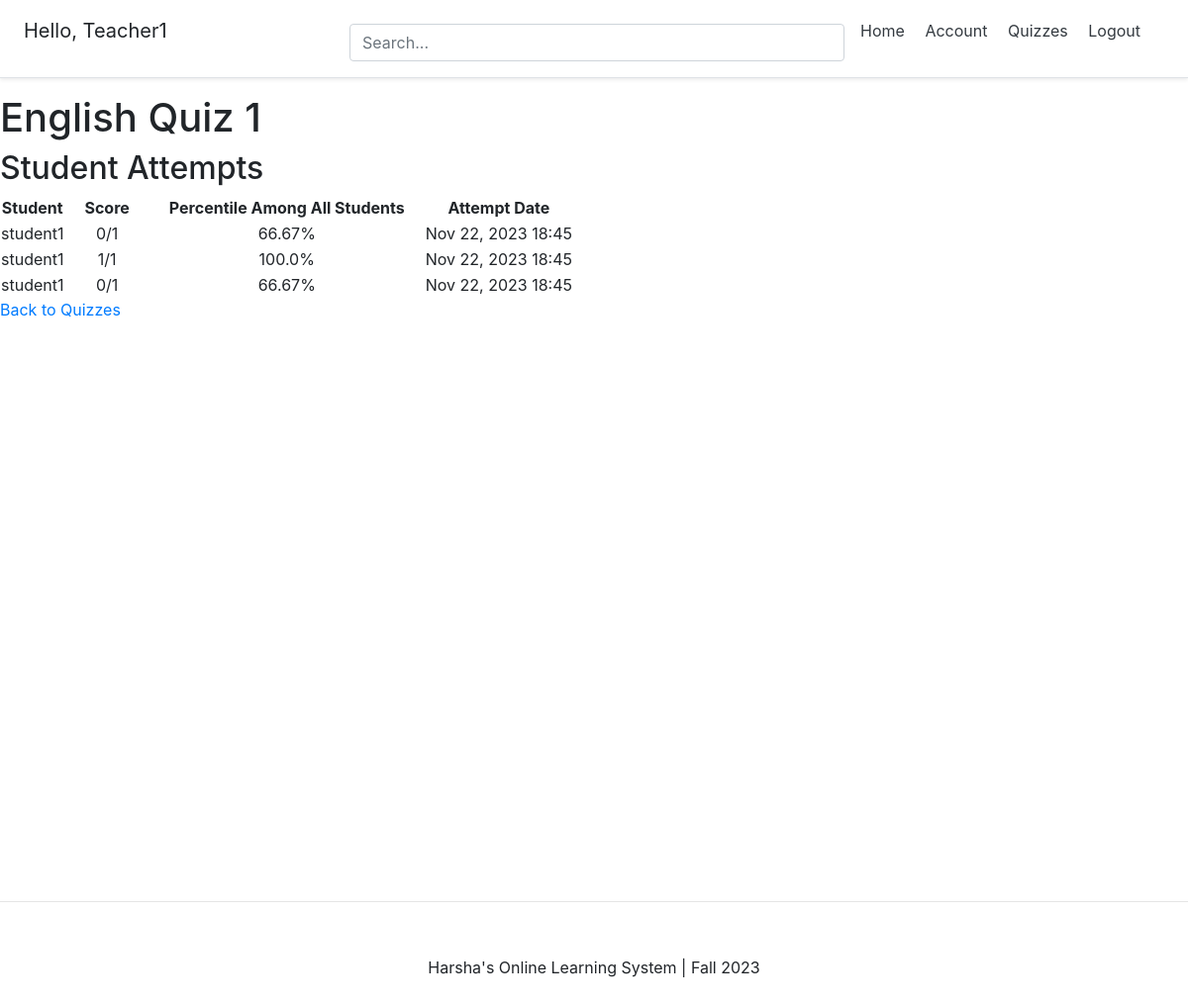
The page /quizzes/detail/English Quiz 1/ (signed in) on the database as committed earlier.
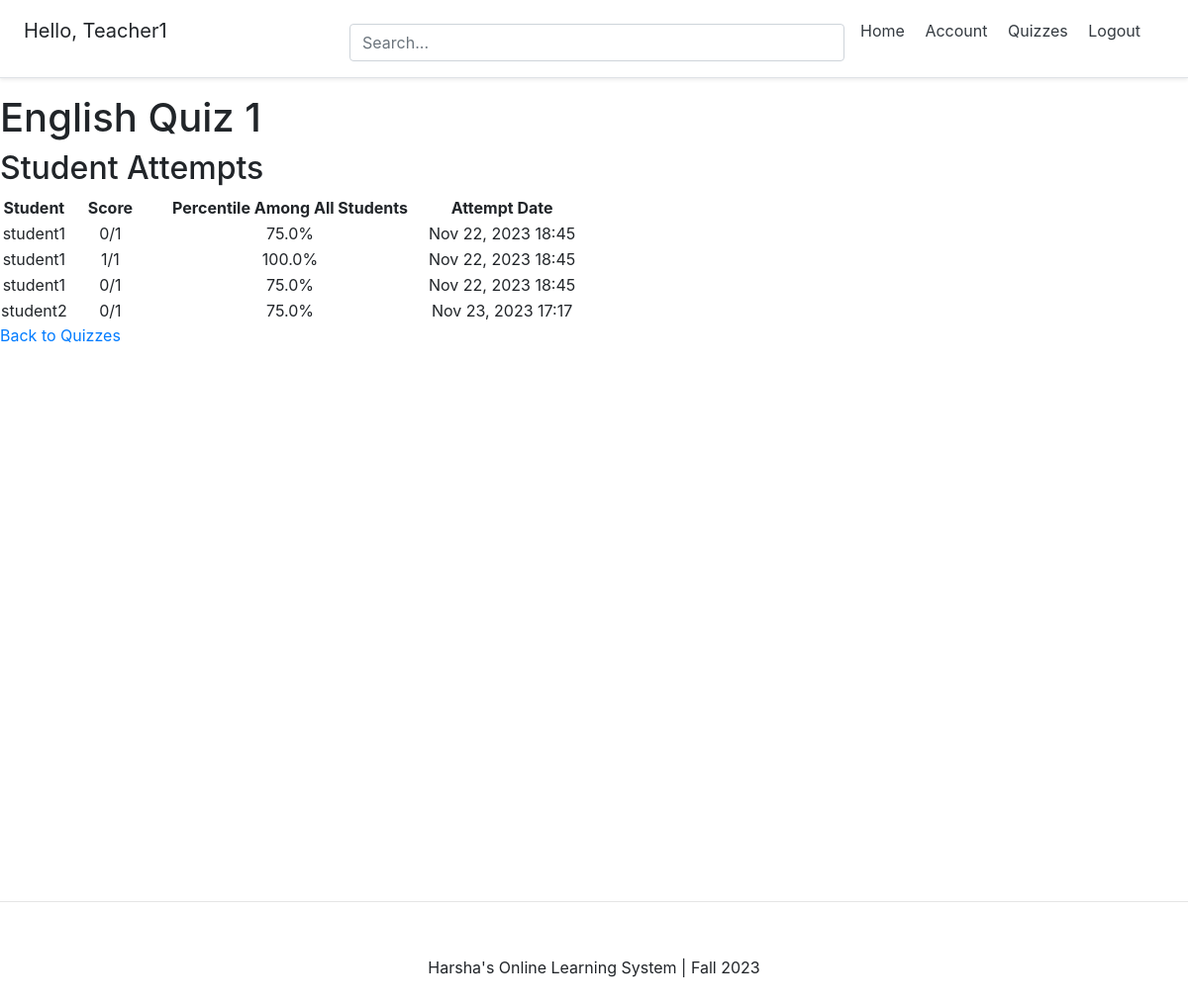
The same page on the database as committed later.
### quizzes/models.py (models this page shows, shortened)
class Attempt(models.Model):
    quiz = models.ForeignKey(Quiz, on_delete=models.CASCADE, related_name='attempts')
    student = models.ForeignKey(settings.AUTH_USER_MODEL, on_delete=models.CASCADE, related_name='quiz_attempts')
    score = models.IntegerField()
    date_attempted = models.DateTimeField(auto_now_add=True)

class Quiz(models.Model):
    title = models.CharField(max_length=255, unique=True)
    created_by = models.ForeignKey(settings.AUTH_USER_MODEL, on_delete=models.CASCADE)
    description = models.TextField(default='No description provided')

### account/models.py (models this page shows, shortened)
class Account(AbstractBaseUser):
	email 					= models.EmailField(verbose_name="email", max_length=60, unique=True)
	username 				= models.CharField(max_length=30, unique=True)
	date_joined				= models.DateTimeField(verbose_name='date joined', auto_now_add=True)
	last_login				= models.DateTimeField(verbose_name='last login', auto_now=True)
	is_admin				= models.BooleanField(default=False)
	is_active				= models.BooleanField(default=True)
	is_staff				= models.BooleanField(default=False)
	is_superuser			= models.BooleanField(default=False)
	is_teacher = models.BooleanField(default=False)
	USERNAME_FIELD = 'email'
	REQUIRED_FIELDS = ['username',]
	objects = MyAccountManager()

### quizzes/views.py (the view, shortened to what this page needs)
# urls.py: path('detail/<str:quiz_title>/', views.quiz_detail, name='quiz_detail'),
@login_required
def quiz_detail(request, quiz_title):
    quiz = get_object_or_404(Quiz, title=quiz_title)
    user_account = Account.objects.get(email=request.user.email)
    def calculate_percentile(attempt):
        all_scores = Attempt.objects.filter(quiz=quiz).order_by('score')
        higher_scores = all_scores.filter(score__gt=attempt.score).count()
        percentile = (1 - higher_scores / all_scores.count()) * 100
        return round(percentile, 2)
    if user_account.is_teacher:
        student_attempts = Attempt.objects.filter(quiz=quiz).select_related('student')
        for attempt in student_attempts:
            attempt.percentile = calculate_percentile(attempt)
        context = {'quiz': quiz, 'student_attempts': student_attempts}
        return render(request, 'quizzes/quiz_detail_teacher.html', context)

### templates/quizzes/quiz_detail_teacher.html (shortened to what this page needs)
{% extends 'base.html' %}
{% block content %}
  <h1>{{ quiz.title }}</h1>
  <h2>Student Attempts</h2>
  <table>
    <tr>
      <th style="text-align: center;">Student</th>
      <th class="padded-cell" style="text-align: center;">Score</th>
      <th class="padded-cell" style="text-align: center;">Percentile Among All Students</th>
      <th style="text-align: center;">Attempt Date</th>
    </tr>
    {% for attempt in student_attempts %}
      <tr>
        <td style="text-align: center;">{{ attempt.student.username }}</td>
        <td class="padded-cell" style="text-align: center;">{{ attempt.score }}/{{ quiz.questions.count }}</td>
        <td class="padded-cell" style="text-align: center;">{{ attempt.percentile }}%</td>
        <td style="text-align: center;">{{ attempt.date_attempted|date:"M d, Y H:i" }}</td>
      </tr>
    {% empty %}
      <tr>
        <td colspan="4" style="text-align: center;">No attempts yet.</td>
      </tr>
    {% endfor %}
  </table>
  <a href="{% url 'quizzes:quiz_list' %}">Back to Quizzes</a>
{% endblock %}

Rows that differ between the two databases and show on the page:
computed for Attempt (number 1 of 4 on the later page): percentile "66.67" → "75.0"
computed for Attempt (number 3 of 4 on the later page): percentile "66.67" → "75.0"
added Attempt: student.username "student2", score "0", {{ quiz.questions.count }} "1", percentile "75.0", date_attempted "Nov 23, 2023 17:17"
